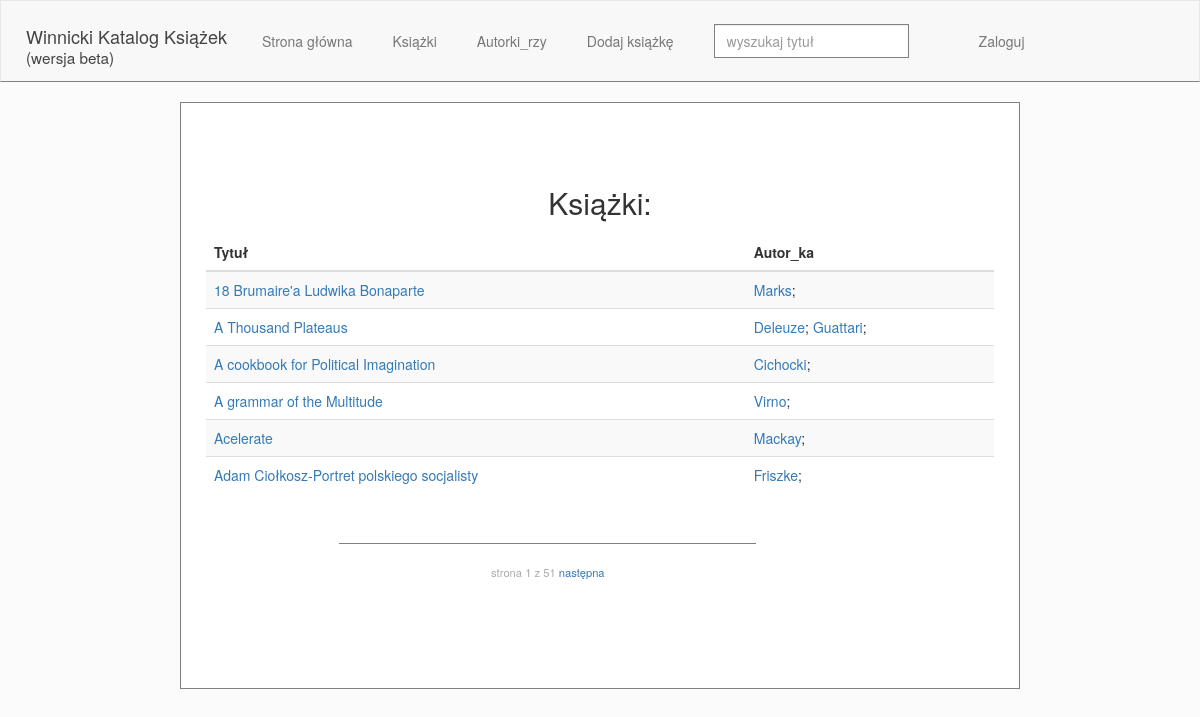
Page /catalog/ksiazki/ on the committed database.
### catalog/models.py (models this page shows, shortened)
class Book(models.Model):
	title=models.CharField('Tytuł', max_length=200, help_text="Wpisz tytuł")
	author=models.ManyToManyField('Author', help_text="Dodaj autora/kę")
	translator=models.ManyToManyField('Translator',
										blank=True,
										help_text="Dodaj tłumaczcza/kę")
	published=models.CharField('Data wydania', max_length=10,
								 help_text="Wpisz datę publikacji")
	isbn=models.CharField('ISBN', max_length=13,
							help_text="wpisz ISBN (13cyfr)", blank=True)
	publisher=models.CharField('Wydawca', max_length=100,
								help_text="Wpisz wydawcę")
	language=models.ManyToManyField('Language',
									blank=True,
									help_text="Wybierz język")
	category=models.ManyToManyField('Category', default="---",
									blank=True,
									help_text="wybierz kategorię")
	place=models.ForeignKey('Regal', blank=True, on_delete=models.SET_NULL,
							null=True, help_text='Podaj regał')
	shelf=models.CharField('Półka', max_length=10, blank=True, help_text='półka')
	class Meta:
		verbose_name="Książka"
		verbose_name_plural="Książki"
		ordering=["title"]
	def get_absolute_url(self):
		return reverse('book-detail', args=[str(self.id)])
	def display_category(self):
		return ', '.join(category.name
						for category in self.category.all())
	display_category.short_description="Kategorie"
	def display_language(self):
		return ','.join(language.name for language in self.language.all())
	display_language.short_description="Języki"
	def display_author(self):
		return '; '.join(author.last_name+", "+author.first_name[0]+"."
						for author in self.author.all())
	display_author.short_description="autorki/rzy"

class Author(models.Model):
	first_name=models.CharField('Imię', max_length=50,
	 							help_text="wpisz Imę autorki/a")
	last_name=models.CharField('Nazwisko', max_length=50,
	 							help_text="wpisz nazwisko autorki/a")
	class Meta:
		verbose_name_plural="Autor_ka"
		verbose_name_plural="Autorki_rzy"
	def get_absolute_url(self):
		return reverse('author-detail', args=[str(self.id)])

### catalog/views.py (the view)
class BookListView(generic.ListView):
	model=Book
	paginate_by=6

### catalog/templates/catalog/book_list.html
{% extends "base_generic.html" %}
{% block content %}
{% if search_flag %}
SEARCHFLAG ON
{% else %}
<h2 class="myh"> Książki: </h2>
{% if book_list %}
<table class="table table-striped">
<thead> <th>Tytuł</th><th>Autor_ka</th></thead>
{% for book in book_list %}
<tr>
  <td>
<a href="{{book.get_absolute_url}}">{{book.title}}</a>
</td>
<td>
{% for author in book.author.all %}
 <a href="{{author.get_absolute_url}}"> {{author.last_name}}</a>;
{% endfor %}
</td>
</tr>
{% endfor %}
</table>
{% else %}
<p>W katalogu nie ma książek</p>
{% endif %}
{% endif %}
{% endblock %}

### catalog/templates/base_generic.html (shortened to what this page needs)
<!DOCTYPE html>
<html lang='pl'>
	<head>
	{% load staticfiles %}
	<link rel="stylesheet" href=" {% static 'css/bootstrap.min.css' %}">
	<link rel="stylesheet" type="text/css" href="{%	static 'css/style.css' %}">
	</head>
	<body>
		<nav class="navbar navbar-default mynavbar">
			{% block sidebar %}
	<div class="container-fluid">
    <div class="navbar-header">
      <span class="navbar-brand mynavbar-brand" id="mybrand">Winnicki Katalog Książek </br> <small>(wersja beta)</small></span>
    </div>
    <div class="collapse navbar-collapse" id="bs-example-navbar-collapse-1">
      <ul class="nav navbar-nav">
				<li><a href="{% url 'index'%}">Strona główna</a></li>
				<li><a href="{% url 'books'%}">Książki</a></li>
				<li><a href="{% url 'authors' %}"> Autorki_rzy </a></li>
				<li><a href="{% url 'book-create' %}"> Dodaj książkę </a></li>
				<li>
					<form class="navbar-form navbar-left"  id="searchform" action={% url 'search-list-view' %} method="get">
						<div class="form-group">
						<input class=" form-control search-field myform-control" id="search-box" name=q type="text" placeholder="wyszukaj tytuł">
					</div>
					</form>
				</li>
	<ul class="nav navbar-nav navbar-right">
				{% if user.is_authenticated %}
				<li id="username">{{ user.get_username }}</li>
				<li> <a href="{% url 'logout' %}?next={{request.path}}"> Wyloguj</a></li>
				{% else %}
				<li> <a href="{% url 'login' %}?next={{request.path}}"> Zaloguj</a></li>
					{% endif %}
				</ul>
    </div>
  </div>
	{% endblock %}
</nav>
		<div class="container jumbotron myjumbo">
				<section class="main-box">
			{% block content %}{% endblock %}
			{% block pagination %}
				{% if is_paginated %}
					<div class="container">
					<div class="pagination">
						<span class="page-links">
							<span class="page-current">
								strona {{ page_obj.number }} z {{ page_obj.paginator.num_pages }}
							</span>
							{% if page_obj.has_next %}
								<a href="{{ requerst.path }}?page={{ page_obj.next_page_number }}"> następna</a>
							{%endif %}
						</span>
					</div>
				</div>
			{% endif %}
			{% endblock %}
		</section>
		</div>
	</body>
</html>

### catalog/static/css/style.css (style rules this page uses)
* { margin:0; padding:0; }
body { background-color: #fbfbfb; }
html { background-color: #fbfbfb; color:#333; font-family: 'Lato', 'Arial', sans-serif; font-size:20px; text-rendering:optimizeLegibility; }
h1, h2, h3 { padding: 5px; }
ul { list-style: none; }
li { padding:5px; }
td { padding-top: 3px; padding-left: 10px; }
.container { width:70%; margin: 0 auto; }
.mynavbar { border-radius: 0; border-bottom: 1px solid grey; }
nav { padding: 10px; border-bottom: 1px solid black; }
#searchform { margin-right: 30px; }
.myform-control { border: solid 1px grey; border-radius: 0; }
.mynavbar-brand { color: #444 !important; }
.myh { text-align: center; }
.myjumbo { background-color: #fff; border: solid 1px grey; }
.main-box { padding:10px; }
.pagination { text-align: center; width: 80%; margin: 30px auto; padding:20px; border-top: 1px solid grey; font-size: 80%; color: #aaa; border-radius: 0; }

### rows in the picture
Book: title "18 Brumaire'a Ludwika Bonaparte"
Author: last_name "Marks"
Book: title "A Thousand Plateaus"
Author: last_name "Deleuze"
Author: last_name "Guattari"
Book: title "A cookbook for Political Imagination"
Author: last_name "Cichocki"
Book: title "A grammar of the Multitude"
Author: last_name "Virno"
Book: title "Acelerate"
Author: last_name "Mackay"
Book: title "Adam Ciołkosz-Portret polskiego socjalisty"
Author: last_name "Friszke"

### other values in the picture
{{ page_obj.number }} "1"
{{ page_obj.paginator.num_pages }} "51"
